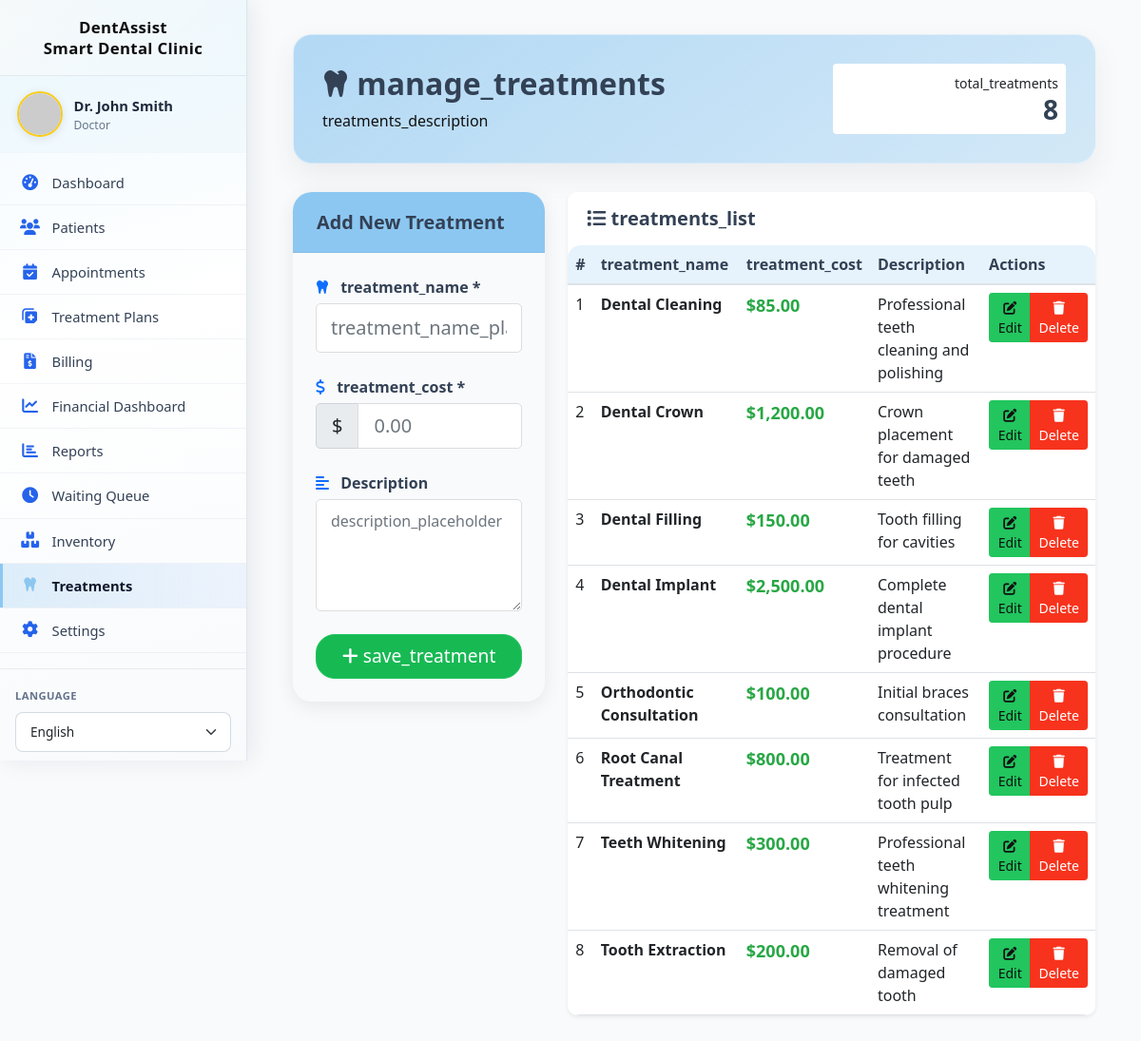
/treatments.php (signed in), run on the app's committed database.
### tables this page shows
CREATE TABLE `treatments` (
  `id` int(11) NOT NULL,
  `name` varchar(255) NOT NULL,
  `cost` decimal(10,2) NOT NULL,
  `description` text DEFAULT NULL,
  `created_at` datetime DEFAULT current_timestamp(),
  `updated_at` datetime DEFAULT current_timestamp() ON UPDATE current_timestamp()
);

### includes/functions.php (called while the page is built, shortened)
<?php
require_once __DIR__ . '/db.php';
function formatCurrency($amount)
{
    return '$' . number_format($amount, 2);
}
function __($key, $default = '')
{
    static $translations = null;
    if ($translations === null) {
        $lang = $_SESSION['lang'] ?? 'en';
        $langFile = __DIR__ . "/../languages/{$lang}.php";
        if (file_exists($langFile)) {
            $translations = include $langFile;
        } else {
            $translations = [];
        }
    }
    return $translations[$key] ?? ($default ?: $key);
}

### languages/en.php (called while the page is built)
<?php
return [
    'dashboard' => 'Dashboard',
    'patients' => 'Patients',
    'appointments' => 'Appointments',
    'treatment_plans' => 'Treatment Plans',
    'billing' => 'Billing',
    'queue' => 'Waiting Queue',
    'reports' => 'Reports',
    'settings' => 'Settings',
    'profile' => 'Profile',
    'logout' => 'Logout',
    'save' => 'Save',
    'cancel' => 'Cancel',
    'edit' => 'Edit',
    'delete' => 'Delete',
    'view' => 'View',
    'add' => 'Add',
    'search' => 'Search',
    'filter' => 'Filter',
    'actions' => 'Actions',
    'status' => 'Status',
    'date' => 'Date',
    'time' => 'Time',
    'patient' => 'Patient',
    'doctor' => 'Doctor',
    'treatment' => 'Treatment',
    'notes' => 'Notes',
    'description' => 'Description',
    'name' => 'Name',
    'phone' => 'Phone',
    'email' => 'Email',
    'address' => 'Address',
    'city' => 'City',
    'state' => 'State',
    'postal_code' => 'Postal Code',
    'country' => 'Country',
    'insurance' => 'Insurance',
    'emergency_contact' => 'Emergency Contact',
    'medical_history' => 'Medical History',
    'allergies' => 'Allergies',
    'medications' => 'Medications',
    'yes' => 'Yes',
    'no' => 'No',
    'male' => 'Male',
    'female' => 'Female',
    'other' => 'Other',
    'scheduled' => 'Scheduled',
    'completed' => 'Completed',
    'cancelled' => 'Cancelled',
    'pending' => 'Pending',
    'paid' => 'Paid',
    'partial' => 'Partial',
    'overdue' => 'Overdue',
    'language' => 'Language',
    'select_language' => 'Select Language',
    'english' => 'English',
    'arabic' => 'Arabic',
    'french' => 'French',
    'my_portal' => 'My Portal',
    'book_appointment' => 'Book Appointment',
    'join_queue' => 'Join Queue',
    'my_bills' => 'My Bills',
    'my_teeth' => 'My Teeth',
    'my_points' => 'My Points',
    'subscription' => 'Subscription',
    'referrals' => 'Referrals',
    'inventory' => 'Inventory',
    'financial_dashboard' => 'Financial Dashboard',
    'message_center' => 'Message Center',
];
?>

### includes/db.php (called while the page is built, shortened)
<?php
class Database {
    private $host = DB_HOST;
    private $user = DB_USER;
    private $pass = DB_PASS;
    private $dbname = DB_NAME;
    private $conn;
    private static $instance = null;
    private function __construct() {
        try {
            $this->conn = new mysqli($this->host, $this->user, $this->pass, $this->dbname);
            $this->conn->set_charset("utf8mb4");
        } catch (Exception $e) {
            die("Database connection error: " . $e->getMessage());
        }
    }
    public static function getInstance() {
        if (self::$instance == null) {
            self::$instance = new Database();
        }
        return self::$instance;
    }
    public function query($sql, $params = [], $types = "") {
        $stmt = $this->conn->prepare($sql);
        if (!empty($params)) {
            if (empty($types)) {
                $types = $this->determineTypes($params);
            }
            $stmt->bind_param($types, ...$params);
        }
        if (!$stmt->execute()) {
            $err = $stmt->error ?: $this->conn->error;
            throw new Exception('Query failed: ' . $err);
        }
        return $stmt;
    }
    private function determineTypes($params) {
        $types = '';
        foreach ($params as $param) {
            if (is_int($param)) {
                $types .= 'i';
            } elseif (is_float($param)) {
                $types .= 'd';
            } elseif (is_string($param)) {
                $types .= 's';
            } else {
                $types .= 'b';
            }
        }
        return $types;
    }
    public function fetchAll($sql, $params = [], $types = "") {
        $stmt = $this->query($sql, $params, $types);
        $result = $stmt->get_result();
        if ($result) {
            return $result->fetch_all(MYSQLI_ASSOC);
        }
        return [];
    }
}
?>

### treatments.php (the view, shortened to what this page needs)
<?php
require_once 'includes/db.php';
require_once 'includes/functions.php';
$db = Database::getInstance();
$editTreatment = null;
$treatments = $db->fetchAll("SELECT * FROM treatments ORDER BY name");
include 'layouts/header.php';
?>
<div class="container-fluid">
    <div class="treatments-header">
        <div class="row align-items-center">
            <div class="col-md-8">
                <h2 class="mb-2">
                    <i class="fas fa-tooth"></i> <?php echo __('manage_treatments'); ?>
                </h2>
                <p class="mb-0"><?php echo __('treatments_description'); ?></p>
            </div>
            <div class="col-md-4 text-md-end mt-3 mt-md-0">
                <div class="bg-white text-dark rounded p-2">
                    <small><?php echo __('total_treatments'); ?></small>
                    <h3 class="mb-0"><?php echo count($treatments); ?></h3>
                </div>
            </div>
        </div>
    </div>
    <div class="row">
        <div class="col-md-4">
            <div class="form-card">
                <div class="form-header">
                    <h4 class="mb-0" style="font-size: 1.24rem;">
                        <?php echo $editTreatment ? __('edit_treatment') : __('Add New Treatment'); ?>
                    </h4>
                </div>
                <div class="card-body p-4">
                    <form method="post">
                        <div class="mb-4">
                            <label class="form-label fw-bold">
                                <i class="fas fa-tooth text-primary me-2"></i> <?php echo __('treatment_name'); ?> *
                            </label>
                            <input type="text" class="form-control form-control-lg" name="name"
                                   value="<?php echo htmlspecialchars($editTreatment['name'] ?? ''); ?>"
                                   placeholder="<?php echo __('treatment_name_placeholder'); ?>" required>
                        </div>
                        <div class="mb-4">
                            <label class="form-label fw-bold">
                                <i class="fas fa-dollar-sign text-primary me-2"></i> <?php echo __('treatment_cost'); ?> *
                            </label>
                            <div class="input-group input-group-lg">
                                <span class="input-group-text">$</span>
                                <input type="number" step="0.01" class="form-control" name="cost"
                                       value="<?php echo htmlspecialchars($editTreatment['cost'] ?? ''); ?>"
                                       placeholder="0.00" required>
                            </div>
                            </div>
                        <div class="mb-4">
                            <label class="form-label fw-bold">
                                <i class="fas fa-align-left text-primary me-2"></i> <?php echo __('description'); ?>
                            </label>
                            <textarea class="form-control" name="description" rows="4"
                                      placeholder="<?php echo __('description_placeholder'); ?>"><?php
                            ?></textarea>
                        </div>
                        <div class="d-flex gap-3">
                            <button type="submit" style="font-size: 1.2rem; width:120px; border-radius:20px;" name="<?php echo $editTreatment ? 'edit_treatment' : 'add_treatment'; ?>"
                                    class="btn btn-primary btn-lg flex-grow-1">
                                <i class="fas fa-<?php echo $editTreatment ? 'save' : 'plus'; ?>"></i>
                                <?php echo $editTreatment ? __('update_treatment') : __('save_treatment'); ?>
                            </button>
                        </div>
                    </form>
                </div>
            </div>
        </div>
        <div class="col-md-8">
    <div class="card border-0 shadow-sm">
        <div class="card-header bg-white border-0 py-3">
            <h5 class="card-title mb-0">
                <i class="fas fa-list"></i> <?php echo __('treatments_list'); ?>
            </h5>
        </div>
        <div class="card-body p-0">
            <?php if (empty($treatments)): ?>
                <div class="text-center py-5">
                    <i class="fas fa-tooth fa-4x text-muted mb-3"></i>
                    <p class="text-muted"><?php echo __('no_treatments'); ?></p>
                    <p><?php echo __('add_first_treatment'); ?></p>
                </div>
            <?php else: ?>
                <div class="table-responsive">
                    <table class="table table-modern mb-0">
                        <thead>
                            <tr>
                                <th>#</th>
                                <th><?php echo __('treatment_name'); ?></th>
                                <th><?php echo __('treatment_cost'); ?></th>
                                <th><?php echo __('description'); ?></th>
                                <th><?php echo __('actions'); ?></th>
                            </tr>
                        </thead>
                        <tbody>
                            <?php foreach ($treatments as $index => $treatment): ?>
                                <tr>
                                    <td><?php echo $index + 1; ?></td>
                                    <td>
                                        <strong><?php echo htmlspecialchars($treatment['name']); ?></strong>
                                    </td>
                                    <td>
                                        <span class="cost-badge"><?php echo formatCurrency($treatment['cost']); ?></span>
                                    </td>
                                    <td>
                                        <?php
                                        $desc = htmlspecialchars($treatment['description'] ?? '');
                                        echo strlen($desc) > 60 ? substr($desc, 0, 60) . '...' : ($desc ?: '-');
                                        ?>
                                    </td>
                                    <td>
                                        <div class="btn-group btn-group-sm">
                                            <a href="treatments.php?action=edit&id=<?php echo $treatment['id']; ?>"
                                               class="btn btn-warning btn-action" title="<?php echo __('edit'); ?>">
                                                <i class="fas fa-edit"></i> <?php echo __('edit'); ?>
                                            </a>
                                            <button type="button" class="btn btn-danger btn-action"
                                                    onclick="deleteTreatment(<?php echo $treatment['id']; ?>, '<?php echo htmlspecialchars($treatment['name']); ?>')"
                                                    title="<?php echo __('delete'); ?>">
                                                <i class="fas fa-trash"></i> <?php echo __('delete'); ?>
                                            </button>
                                        </div>
                                    </td>
                                </tr>
                            <?php endforeach; ?>
                        </tbody>
                    </table>
                </div>
            <?php endif; ?>
        </div>
    </div>
</div>
    </div>
</div>
<?php include 'layouts/footer.php'; ?>

### data on the page
treatments: name "Dental Cleaning", cost "$85.00", description "Professional teeth cleaning and polishing"
treatments: name "Dental Crown", cost "$1,200.00", description "Crown placement for damaged teeth"
treatments: name "Dental Filling", cost "$150.00", description "Tooth filling for cavities"
treatments: name "Dental Implant", cost "$2,500.00", description "Complete dental implant procedure"
treatments: name "Orthodontic Consultation", cost "$100.00", description "Initial braces consultation"
treatments: name "Root Canal Treatment", cost "$800.00", description "Treatment for infected tooth pulp"
treatments: name "Teeth Whitening", cost "$300.00", description "Professional teeth whitening treatment"
treatments: name "Tooth Extraction", cost "$200.00", description "Removal of damaged tooth"

### other printed values
SITE_NAME "DentAssist Smart Dental Clinic"
$_SESSION['full_name'] "Dr. John Smith"
$role "Doctor"
__('dashboard', 'Dashboard') "Dashboard"
__('patients', 'Patients') "Patients"
__('appointments', 'Appointments') "Appointments"
__('treatment_plans', 'Treatment Plans') "Treatment Plans"
__('billing', 'Billing') "Billing"
__('financial_dashboard', 'Financial Dashboard') "Financial Dashboard"
__('reports', 'Reports') "Reports"
__('queue', 'Waiting Queue') "Waiting Queue"
__('inventory', 'Inventory') "Inventory"
__('treatments', 'Treatments') "Treatments"
__('settings', 'Settings') "Settings"
__('language', 'Language') "LANGUAGE"
